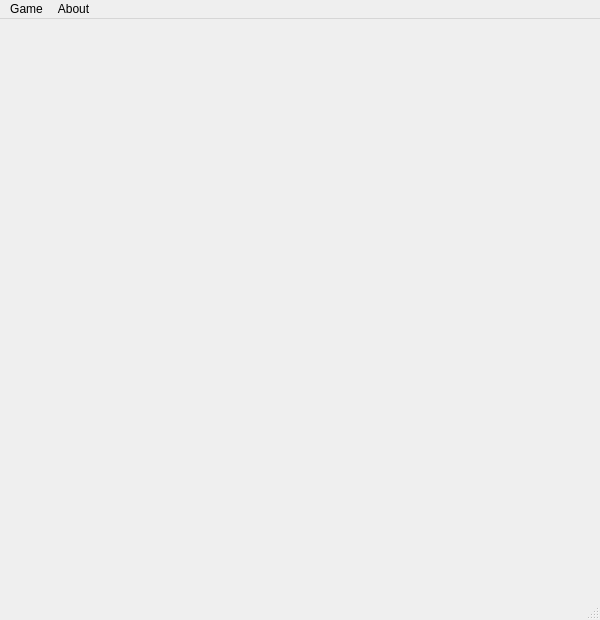
<?xml version="1.0" encoding="UTF-8"?>
<ui version="4.0">
 <class>MainWindow</class>
 <widget class="QMainWindow" name="MainWindow">
  <property name="geometry">
   <rect>
    <x>0</x>
    <y>0</y>
    <width>600</width>
    <height>620</height>
   </rect>
  </property>
  <property name="windowTitle">
   <string>Tic Tac Toe</string>
  </property>
  <property name="windowIcon">
   <iconset>
    <normaloff>../main/icons/base/window-icon/128.png</normaloff>../main/icons/base/window-icon/128.png</iconset>
  </property>
  <widget class="QWidget" name="GameWidget"/>
  <widget class="QMenuBar" name="menubar">
   <property name="geometry">
    <rect>
     <x>0</x>
     <y>0</y>
     <width>600</width>
     <height>20</height>
    </rect>
   </property>
   <widget class="QMenu" name="menuGame">
    <property name="title">
     <string>Game</string>
    </property>
   </widget>
   <widget class="QMenu" name="menuAbout">
    <property name="title">
     <string>About</string>
    </property>
   </widget>
   <addaction name="menuGame"/>
   <addaction name="menuAbout"/>
  </widget>
  <widget class="QStatusBar" name="statusbar"/>
 </widget>
 <resources/>
 <connections/>
</ui>
